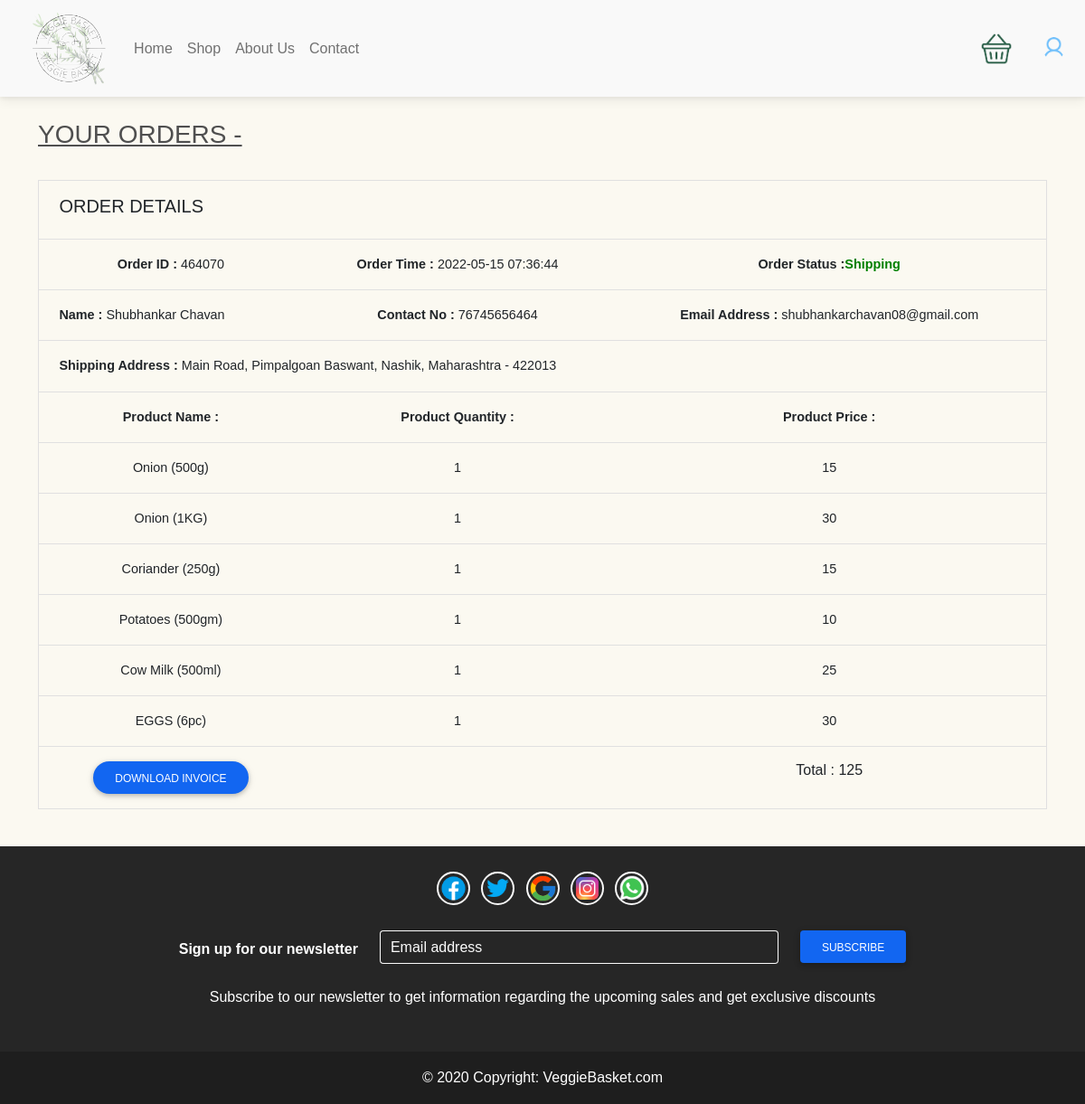
/myorders.php (signed in), run on the app's committed database.
### tables this page shows
CREATE TABLE `orders` (
  `order_id` int(11) NOT NULL,
  `pid` int(11) NOT NULL,
  `uid` int(11) NOT NULL,
  `quantity` int(11) NOT NULL,
  `bill_amt` int(11) NOT NULL,
  `order_date` timestamp NOT NULL DEFAULT current_timestamp(),
  `status` varchar(30) NOT NULL DEFAULT 'Order Placed'
);

CREATE TABLE `tblproduct` (
  `pid` int(11) NOT NULL AUTO_INCREMENT,
  `cid` int(11) NOT NULL,
  `pname` varchar(30) NOT NULL,
  `pprice` int(11) NOT NULL,
  `disc_price` int(11) NOT NULL,
  `pdescp` text NOT NULL,
  `stock` int(11) NOT NULL,
  `pimage` varchar(200) NOT NULL,
  PRIMARY KEY (`pid`)
);

### myorders.php (the view, shortened to what this page needs)
<!DOCTYPE html>
<html>
<head>
	<?php require "head.php" ?>
</head>
<body>
<?php require "header.php" ?><br>
<div class="container-md">
	<h3><u>YOUR ORDERS -</u></h3> <br>
	 <?php
	 $id= $_SESSION['uid'];
	 $q = mysqli_query($con,"select DISTINCT order_id,order_date,status,bill_amt,uname,email,uaddress,umobno from orders,user where orders.uid=user.uid and orders.uid=".$_SESSION['uid']);
	 while($r=mysqli_fetch_array($q)){
	 ?>
	 <table class="table border">
	<?php $oq = mysqli_query($con,"select * from orders,tblproduct,user where orders.pid=tblproduct.pid and orders.uid=user.uid and orders.uid='$id' and order_id=".$r['order_id']); ?>
		<tr><td colspan="3" style="text-align:left"><h5>ORDER DETAILS</h5></td></tr>
	  	<tr><td><b><b> Order ID :</b> <?php echo $r['order_id']; ?></b></td>
	  		<td><b><b>Order Time :</b> <?php echo $r['order_date'];?></b></td>
	  		<td><b><b>Order Status :</b><b style="color: green;"><?php echo $r['status'];?></b></td>
	  	</tr>
	  	<tr>
	  		<td style="text-align:left"><b><b>Name : </b><?php echo $r['uname'] ?></b></td>
	  		<td><b><b>Contact No : </b><?php echo $r['umobno'] ?></b></td>
	  		<td><b><b>Email Address : </b><?php echo $r['email'] ?></b></td>
	  	</tr>
	  	<tr>
	  		<td colspan="3" style="text-align:left"><b><b>Shipping Address :</b> <?php echo $r['uaddress'] ?></b></td>
	  	</tr>
	  	<tr>
<td><b><B>Product Name :</B></b></td>
<td><b><b>Product Quantity :</b></b></td>
<td><b><b>Product Price :</b></b></td>
</tr>
	<?php	while($res=mysqli_fetch_array($oq)){
	 ?>
	 <tr>
	 	<td><b><?php echo $res['pname']; ?></b></td>
	 	<td><b><center><?php echo $res['quantity']; ?></b></td>
	 	<td><b><?php echo $res['disc_price']; ?></b></td>
	 </tr>
<?php } ?>
<tr>
	<td><a class="btn btn-primary btn-rounded" href="printbill.php?order_id=<?=$r['order_id']?>">Download Invoice</a></td>
	<td></td>
	<td><b><h6>Total : <?php echo $r['bill_amt']; ?></h6></b></td>
</tr>
</table>
<?php } ?>
</div>
<br>
<?php require "footer.php" ?>
</body>
</html>

### myorders.php (style rules this page uses)
td { text-align: center; }

### data on the page
orders: pid.pname "Onion (500g)", quantity "1", pid.disc_price "15"
orders: pid.pname "Onion (1KG)", quantity "1", pid.disc_price "30"
orders: pid.pname "Coriander (250g)", quantity "1", pid.disc_price "15"
orders: pid.pname "Potatoes (500gm)", quantity "1", pid.disc_price "10"
orders: pid.pname "Cow Milk (500ml)", quantity "1", pid.disc_price "25"
orders: pid.pname "EGGS (6pc)", quantity "1", pid.disc_price "30"

### other printed values
$r['order_id'] "464070"
$r['order_date'] "2022-05-15 07:36:44"
$r['status'] "Shipping"
$r['uname'] "Shubhankar Chavan"
$r['umobno'] "76745656464"
$r['email'] "shubhankarchavan08@gmail.com"
$r['uaddress'] "Main Road, Pimpalgoan Baswant, Nashik, Maharashtra - 422013"
$r['bill_amt'] "125"
